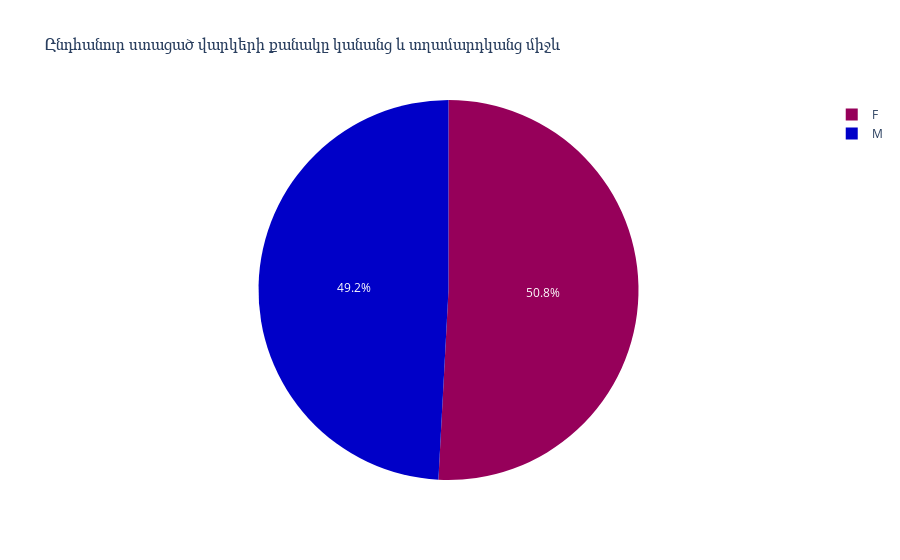

Write notebook code for a chart like this one.
### Markdown cell above
### 3. Ընդհանուր ստացած վարկերի քանակը կանանց և տղամարդկանց միջև

### Code cell
df['total_loans'] = df['banks_rcvloans']+df['uco_rcvloans']

total_loans = df.groupby('SEX')['total_loans'].mean().sort_values(ascending=False)
total_loans_df = pd.DataFrame(list(total_loans.items()), columns=['SEX', 'total_loans'])

fig = px.pie(total_loans_df, values='total_loans', names='SEX',color_discrete_sequence=px.colors.sequential.Rainbow, title='Ընդհանուր ստացած վարկերի քանակը կանանց և տղամարդկանց միջև')
fig.show()

### Figure 1 — Plotly figure (JSON) as saved in the notebook; plotly's stock layout.template omitted (floating-point values rounded to 4 significant figures)
{"data": [{"domain": {"x": [0, 1], "y": [0, 1]}, "hovertemplate": "SEX=%{label}<br>total_loans=%{value}<extra></extra>", "labels": ["F", "M"], "legendgroup": "", "name": "", "showlegend": true, "type": "pie", "values": [14.71, 14.22]}], "layout": {"legend": {"tracegroupgap": 0}, "piecolorway": ["rgb(150,0,90)", "rgb(0,0,200)", "rgb(0,25,255)", "rgb(0,152,255)", "rgb(44,255,150)", "rgb(151,255,0)", "rgb(255,234,0)", "rgb(255,111,0)", "rgb(255,0,0)"], "title": {"text": "Ընդհանուր ստացած վարկերի քանակը կանանց և տղամարդկանց միջև"}}}
